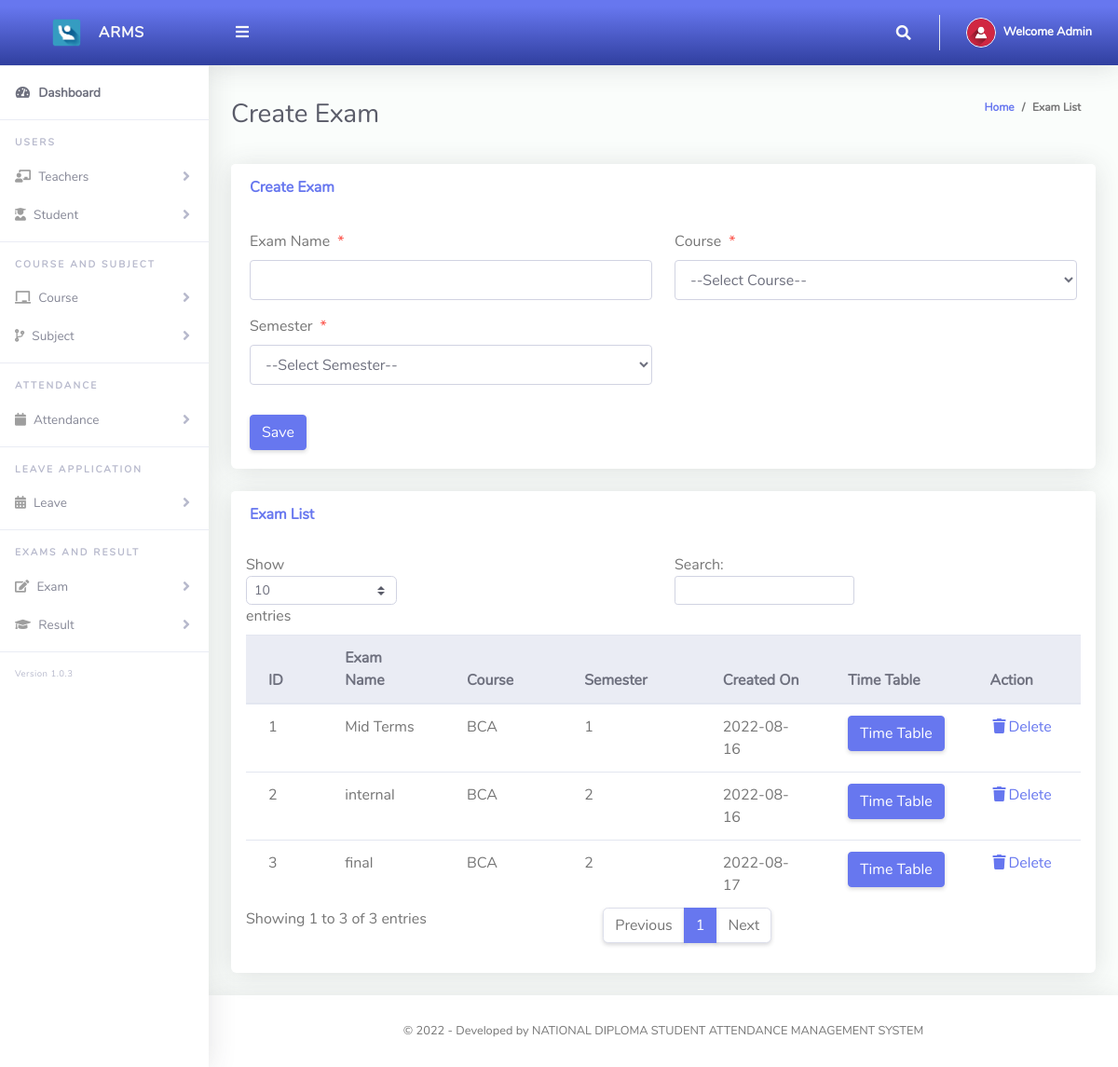
The page /main/exam.php (signed in) on the database its author committed.
### tables this page shows
CREATE TABLE `users` (
  `ID` int(11) NOT NULL,
  `stdID` varchar(255) DEFAULT NULL,
  `Name` varchar(255) NOT NULL,
  `Add` varchar(255) NOT NULL,
  `Gender` varchar(10) NOT NULL,
  `DOB` date NOT NULL,
  `Contact` varchar(255) NOT NULL,
  `Course` int(11) DEFAULT NULL,
  `Semester` int(11) DEFAULT NULL,
  `Email` varchar(255) NOT NULL,
  `UserName` varchar(255) NOT NULL,
  `Password` varchar(255) NOT NULL,
  `Type` int(11) NOT NULL,
  `CreationDate` date NOT NULL DEFAULT current_timestamp(),
  `UpdationDate` date DEFAULT NULL,
  `status` tinyint(1) NOT NULL DEFAULT 1
);

CREATE TABLE `exam` (
  `ExamID` int(11) NOT NULL,
  `ExamName` varchar(255) NOT NULL,
  `Course` int(11) NOT NULL,
  `Semester` int(11) NOT NULL,
  `CreationDate` date NOT NULL DEFAULT current_timestamp(),
  `UpdationDate` date DEFAULT NULL,
  `status` tinyint(1) NOT NULL DEFAULT 1
);

CREATE TABLE `course` (
  `CourseID` int(11) NOT NULL,
  `CourseName` varchar(50) NOT NULL,
  `Years` varchar(50) NOT NULL,
  `CreationDate` date NOT NULL DEFAULT current_timestamp(),
  `UpdationDate` date DEFAULT NULL,
  `status` tinyint(1) NOT NULL DEFAULT 1
);

CREATE TABLE `semester` (
  `SemID` int(11) NOT NULL,
  `SemName` varchar(50) NOT NULL,
  `CreationDate` timestamp NOT NULL DEFAULT current_timestamp(),
  `UpdationDate` timestamp NULL DEFAULT NULL
);

### main/exam.php (the view, shortened to what this page needs)
<?php
include 'dbcon.php';
?>
<!DOCTYPE html>
<html lang="en">
<head>
  <link href="../vendor/fontawesome-free/css/all.min.css" rel="stylesheet" type="text/css">
  <link href="../vendor/bootstrap/css/bootstrap.min.css" rel="stylesheet" type="text/css">
  <link href="css/ruang-admin.min.css" rel="stylesheet">
</head>
<body id="page-top">
  <div id="wrapper">
    <?php include "sidebar.php"; ?>
    <div id="content-wrapper" class="d-flex flex-column">
      <div id="content">
        <?php include "topbar.php"; ?>
        <div class="container-fluid" id="container-wrapper">
          <div class="d-sm-flex align-items-center justify-content-between mb-4">
            <h1 class="h3 mb-0 text-gray-800">Create Exam</h1>
            <ol class="breadcrumb">
              <li class="breadcrumb-item"><a href="dashboard.php">Home</a></li>
              <li class="breadcrumb-item active" aria-current="page">Exam List</li>
            </ol>
          </div>
          <div class="row">
            <div class="col-lg-12">
              <div class="card mb-4">
                <div class="card-header py-3 d-flex flex-row align-items-center justify-content-between">
                  <h6 class="m-0 font-weight-bold text-primary">Create Exam</h6>
                </div>
                <div class="card-body">
                  <form method="post">
                    <div class="form-group row mb-3">
                      <div class="col-xl-6">
                        <label class="form-control-label">Exam Name<span class="text-danger ml-2">*</span></label>
                        <input type="text" class="form-control" name="ExamName" id="exampleInputFirstName">
                      </div>
                      <div class="col-xl-6">
                        <label class="form-control-label">Course<span class="text-danger ml-2">*</span></label>
                        <?php
                          $qry = "SELECT * FROM course";
                          $result = $conn->query($qry);
                          $num = $result->num_rows;
                          if ($num > 0) {
                            echo ' <select required name="inputCourse4" class="form-control mb-3">';
                            echo '<option value="">--Select Course--</option>';
                            echo '</select>';
                          }
                          ?>
                      </div>
                      <div class="col-xl-6">
                        <label class="form-control-label">Semester<span class="text-danger ml-2">*</span></label>
                        <?php
                          $qry = "SELECT * FROM semester";
                          $result = $conn->query($qry);
                          $num = $result->num_rows;
                          if ($num > 0) {
                            echo ' <select required name="inputSem4" class="form-control mb-3">';
                            echo '<option value="">--Select Semester--</option>';
                            echo '</select>';
                          }
                          ?>
                      </div>
                    </div>
                    <button type="submit" name="save" class="btn btn-primary">Save</button>
                  </form>
                </div>
              </div>
              <div class="row">
                <div class="col-lg-12">
                  <div class="card mb-4">
                    <div class="card-header py-3 d-flex flex-row align-items-center justify-content-between">
                      <h6 class="m-0 font-weight-bold text-primary">Exam List</h6>
                    </div>
                    <div class="table-responsive p-3">
                      <table class="table align-items-center table-flush table-hover" id="dataTableHover">
                        <thead class="thead-light">
                          <tr>
                            <th scope="col">ID</th>
                            <th scope="col">Exam Name</th>
                            <th scope="col">Course</th>
                            <th scope="col">Semester</th>
                            <th scope="col">Created On</th>
                            <th scope="col">Time Table</th>
                            <th scope="col">Action</th>
                          </tr>
                        </thead>
                        <tbody>
                          <?php
                          $query = "SELECT exam.ExamID,exam.ExamName,exam.CreationDate,course.CourseName,course.CourseID,semester.SemName,semester.SemID FROM exam
                          INNER JOIN course ON exam.Course = course.CourseID
                          INNER JOIN semester ON exam.Semester = semester.SemID";
                          $rs = $conn->query($query);
                          $num = $rs->num_rows;
                          $sn = 0;
                          if ($num > 0) {
                            while ($rows = $rs->fetch_assoc()) {
                              $sn = $sn + 1;
                              echo "
                              <tr>
                                <td>" . $sn . "</td>
                                <td>" . $rows['ExamName'] . "</td>
                                <td>" . $rows['CourseName'] . "</td>
                                <td>" . $rows['SemName'] . "</td>
                                <td>" . $rows['CreationDate'] . "</td>
                                <td><a href='examTimeTable.php?cid=".$rows['CourseID']."&sId=".$rows['SemID']."&Eid=" . $rows['ExamID'] . "'><button class='btn btn-primary'>Time Table</button></a></td>
                                <td><a href='?Id=" . $rows['ExamID'] . "'><i class='fas fa-fw fa-trash'></i>Delete</a></td>
                              </tr>";
                            }
                          } else {
                            echo
                            "<div class='alert alert-danger' role='alert'>
                            No Record Found!
                            </div>";
                          }
                          ?>
                        </tbody>
                      </table>
                    </div>
                  </div>
                </div>
              </div>
            </div>
          </div>
        </div>
        <?php include "footer.php"; ?>
      </div>
    </div>
</body>
</html>

### main/topbar.php (shortened to what this page needs)
<?php
  $query = "SELECT * FROM users WHERE Id = ".$_SESSION['userId']."";
  $rs = $conn->query($query);
  $rows = $rs->fetch_assoc();
  $fullName = $rows['Name'];
?>
<nav class="navbar navbar-expand navbar-light bg-gradient-primary topbar mb-4 static-top">
          <button id="sidebarToggleTop" class="btn btn-link rounded-circle mr-3">
            <i class="fa fa-bars"></i>
          </button>
          <ul class="navbar-nav ml-auto">
            <li class="nav-item dropdown no-arrow">
              <a class="nav-link dropdown-toggle" href="#" id="searchDropdown" role="button" data-toggle="dropdown"
                aria-haspopup="true" aria-expanded="false">
                <i class="fas fa-search fa-fw"></i>
              </a>
            </li>
            <li class="nav-item dropdown no-arrow">
              <a class="nav-link dropdown-toggle" href="#" id="userDropdown" role="button" data-toggle="dropdown"
                aria-haspopup="true" aria-expanded="false">
                <img class="img-profile rounded-circle" src="img/user-icn.png" style="max-width: 60px">
                <span class="ml-2 d-none d-lg-inline text-white small"><b>Welcome <?php echo $fullName;?></b></span>
              </a>
            </li>
          </ul>
        </nav>

### rows shown on the page
users: Name "Admin"
exam: ExamName "Mid Terms", course.CourseName "BCA", semester.SemName "1", CreationDate "2022-08-16"
exam: ExamName "internal", course.CourseName "BCA", semester.SemName "2", CreationDate "2022-08-16"
exam: ExamName "final", course.CourseName "BCA", semester.SemName "2", CreationDate "2022-08-17"
